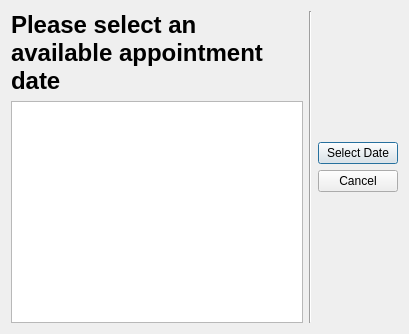
<?xml version="1.0" encoding="UTF-8"?>
<ui version="4.0">
 <class>Dialog</class>
 <widget class="QDialog" name="Dialog">
  <property name="geometry">
   <rect>
    <x>0</x>
    <y>0</y>
    <width>409</width>
    <height>334</height>
   </rect>
  </property>
  <property name="windowTitle">
   <string>Dialog</string>
  </property>
  <layout class="QHBoxLayout" name="horizontalLayout_2">
   <item>
    <layout class="QHBoxLayout" name="horizontalLayout">
     <item>
      <layout class="QVBoxLayout" name="verticalLayout_2">
       <item>
        <widget class="QLabel" name="label">
         <property name="text">
          <string>&lt;html&gt;&lt;head/&gt;&lt;body&gt;&lt;p&gt;&lt;span style=&quot; font-size:18pt; font-weight:600;&quot;&gt;Please select an available appointment date&lt;/span&gt;&lt;/p&gt;&lt;/body&gt;&lt;/html&gt;</string>
         </property>
         <property name="wordWrap">
          <bool>true</bool>
         </property>
        </widget>
       </item>
       <item>
        <widget class="QListWidget" name="listAvailableDates"/>
       </item>
      </layout>
     </item>
     <item>
      <widget class="Line" name="line">
       <property name="orientation">
        <enum>Qt::Vertical</enum>
       </property>
      </widget>
     </item>
     <item>
      <layout class="QVBoxLayout" name="verticalLayout_3">
       <item>
        <spacer name="verticalSpacer">
         <property name="orientation">
          <enum>Qt::Vertical</enum>
         </property>
         <property name="sizeHint" stdset="0">
          <size>
           <width>20</width>
           <height>40</height>
          </size>
         </property>
        </spacer>
       </item>
       <item>
        <layout class="QVBoxLayout" name="verticalLayout">
         <item>
          <widget class="QPushButton" name="buttonSelectDate">
           <property name="text">
            <string>Select Date</string>
           </property>
          </widget>
         </item>
         <item>
          <widget class="QPushButton" name="buttonCancel">
           <property name="text">
            <string>Cancel</string>
           </property>
          </widget>
         </item>
        </layout>
       </item>
       <item>
        <spacer name="verticalSpacer_2">
         <property name="orientation">
          <enum>Qt::Vertical</enum>
         </property>
         <property name="sizeHint" stdset="0">
          <size>
           <width>20</width>
           <height>40</height>
          </size>
         </property>
        </spacer>
       </item>
      </layout>
     </item>
    </layout>
   </item>
  </layout>
 </widget>
 <resources/>
 <connections/>
</ui>
